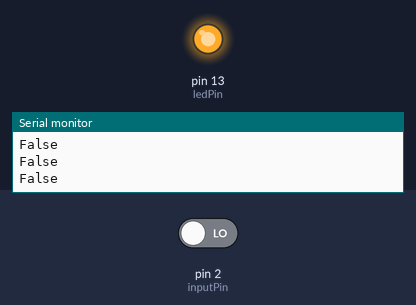
Bench run of a sketch on a simulated Arduino Uno, built with avr-gcc and run on an emulated ATmega328P. Shown: output pins drawn as LEDs (lit = HIGH), the last lines printed to the serial monitor. The inputs (shaded band) are chosen by the test bench; at power-on: pin 2 (inputPin) LOW.

Above: at 1.2 s.
1.3 s: pin 2 (inputPin) driven HIGH
At 2.3 s:
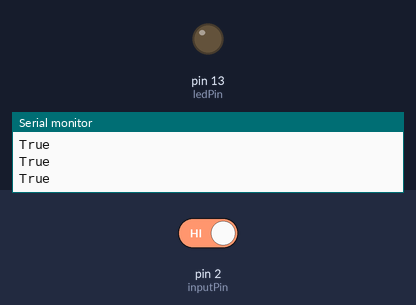
2.8 s: pin 2 (inputPin) driven LOW
At 3.7 s:
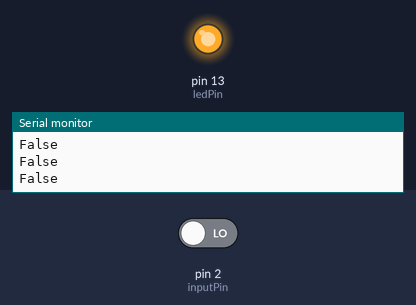
Timing chart, 0 to 5.8 s (numbered marks = the images above; inputs shaded):
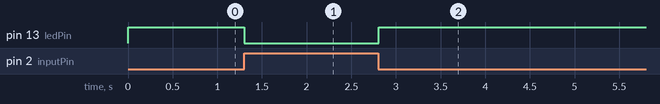

The sketch:

Magnetic_Reed_Module.ino
```cpp
/*

Code for Magnetic Reed Module

Wiring

Module         Arduino
- ------------> GND
Middle -------> 5V
S ------------> Digital Pin 2

*/


int ledPin = 13; // choose pin for the LED
int inputPin = 2; // choose input pin (for magnetic switch)
int val = 0; // variable for reading the pin status

void setup() {
  pinMode(ledPin, OUTPUT); // declare LED as output
  pinMode(inputPin, INPUT); // declare magnetic switch as input
  Serial.begin(9600);
}

void loop(){
  val = digitalRead(inputPin); // read input value
  if (val == HIGH) { // check if the input is HIGH
    digitalWrite(ledPin, LOW); // turn LED OFF
    Serial.println("True");
  }

  else {
    digitalWrite(ledPin, HIGH); // turn LED ON
    Serial.println("False");
  }
}
```

Measured:
- after the input at 1.3 s, pin 13 (ledPin): HIGH → LOW at once
- after the input at 2.8 s, pin 13 (ledPin): LOW → HIGH at once
